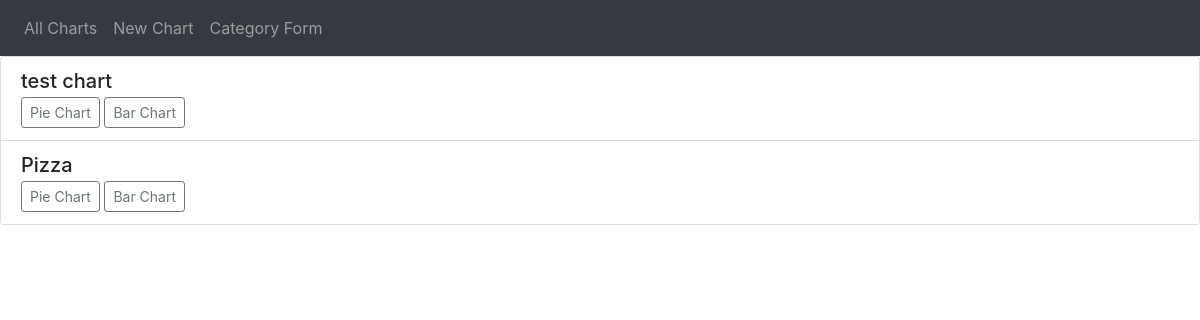
Before: / with the older database file.
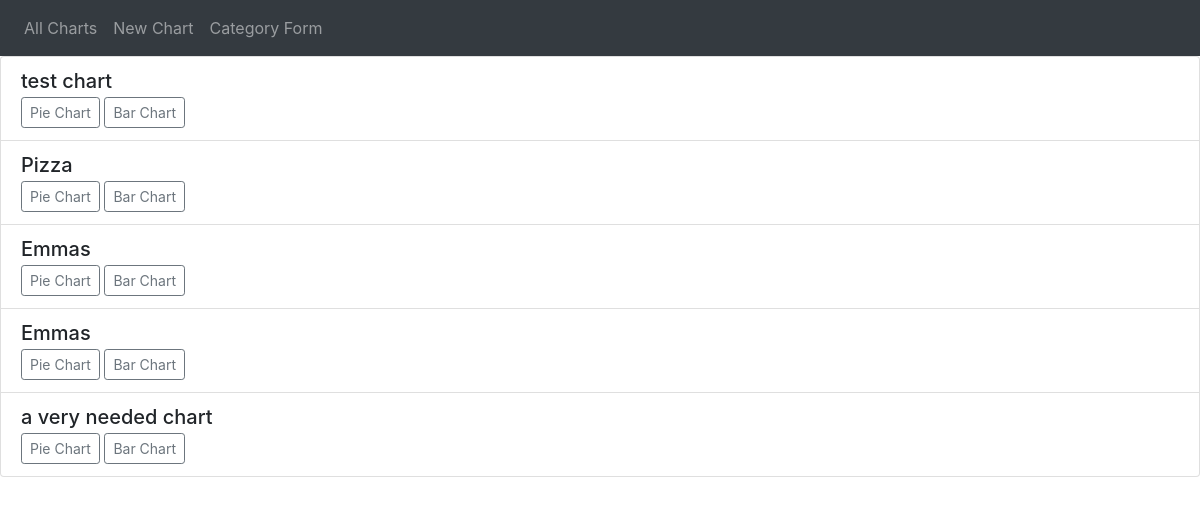
After: the same page with the newer database file.
### grafer/models.py (models this page shows)
class Chart(models.Model):
    title = models.TextField()
    def __str__(self):
        return self.title

### grafer/views.py (the view)
# urls.py: path('', views.AllCharts.as_view(), name='all-charts'),
class AllCharts(ListView):
    template_name = 'grapher/all-charts.html'
    model = Chart
    def get_context_data(self, **kwargs):
        context = super().get_context_data(**kwargs)
        context['charts'] = self.model.objects.all()
        return context

### grafer/templates/grapher/all-charts.html
{% extends "grapher/base.html" %}
{% block content %}
<ul class="list-group">
    {% for chart in charts %}
    <li class="list-group-item">
        <h5 class="mb-1">{{ chart }}</h5>
        <a href="{% url 'pie-chart' pk=chart.title %}"><button type="button" class="btn btn-outline-secondary btn-sm">Pie Chart</button>
        </a>
        <a href="{% url 'bar-chart' pk=chart.title %}"><button type="button" class="btn btn-outline-secondary btn-sm">Bar Chart</button>
        </a>
    </li>
    {% endfor %}
</ul>
{% endblock %}

### grafer/templates/grapher/base.html (shortened to what this page needs)
<!doctype html>
<html lang="en">
<head>
    <link rel="stylesheet" href="https://stackpath.bootstrapcdn.com/bootstrap/4.1.3/css/bootstrap.min.css">
</head>
<body>
    {% include 'grapher/navbar.html' %}
    {% block content %}{% endblock %}
</body>
</html>

### grafer/templates/grapher/navbar.html
<nav class="navbar navbar-expand-md navbar-dark bg-dark">
      <div class="navbar-collapse collapse w-100 order-1 order-md-0 dual-collapse2">
          <ul class="navbar-nav mr-auto">
            <li class="nav-item">
              <a class="nav-link" href="{% url 'all-charts' %}">All Charts<span class="sr-only">(current)</span></a>
            </li>
            <li class="nav-item">
              <a class="nav-link" href="{% url 'chart-form' %}">New Chart<span class="sr-only">(current)</span></a>
            </li>
            <li class="nav-item">
              <a class="nav-link" href="{% url 'category-form' %}">Category Form</a>
            </li>
          </ul>
      </div>
  </nav>

Changed rows visible on the page:
added Chart: title "Emmas"
added Chart: title "Emmas"
added Chart: title "a very needed chart"
